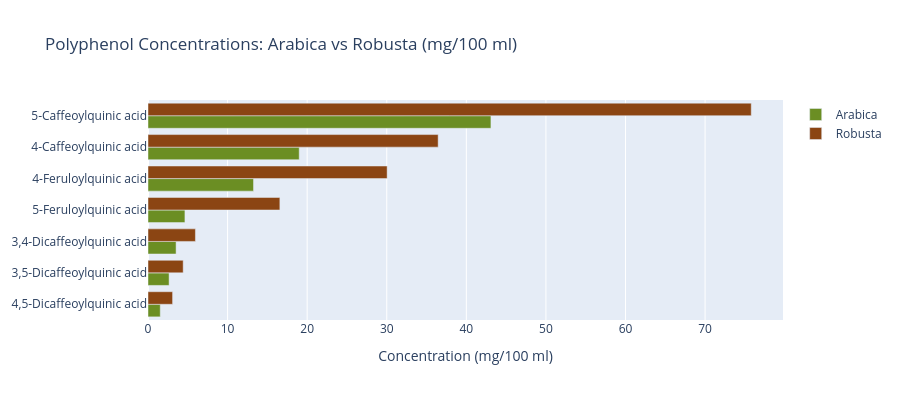

The code cell stored with this chart in its notebook:
### Markdown cell above
---

## 2. Arabica vs Robusta — Two Different Chemical Profiles

Arabica and Robusta aren't just different in taste — they're chemically distinct
species. Understanding these differences matters because variety-level chemical
variation (e.g., Geisha vs Bourbon within Arabica) likely follows similar patterns
at a smaller scale.

### Code cell
# Arabica vs Robusta polyphenol comparison (Phenol-Explorer)
arab_pe = phenol[phenol["food_name"] == "Arabica coffee beverage [Filter]"].set_index("compound_name")["mean_content"]
rob_pe = phenol[phenol["food_name"] == "Robusta coffee beverage [Filter]"].set_index("compound_name")["mean_content"]
both_pe = pd.DataFrame({"Arabica": arab_pe, "Robusta": rob_pe}).dropna().sort_values("Robusta", ascending=True)

fig = go.Figure()
fig.add_trace(go.Bar(name="Arabica", y=both_pe.index, x=both_pe["Arabica"], orientation="h", marker_color="#6B8E23"))
fig.add_trace(go.Bar(name="Robusta", y=both_pe.index, x=both_pe["Robusta"], orientation="h", marker_color="#8B4513"))
fig.update_layout(
    title="Polyphenol Concentrations: Arabica vs Robusta (mg/100 ml)",
    barmode="group", height=400,
    xaxis_title="Concentration (mg/100 ml)",
    yaxis=dict(categoryorder="total ascending"),
)
fig.show()

### Figure 1 — Plotly figure (JSON) as saved in the notebook; plotly's stock layout.template omitted (floating-point values rounded to 4 significant figures)
{"data": [{"marker": {"color": "#6B8E23"}, "name": "Arabica", "orientation": "h", "type": "bar", "x": [1.54, 2.65, 3.53, 4.64, 13.26, 19.0, 43.09], "y": ["4,5-Dicaffeoylquinic acid", "3,5-Dicaffeoylquinic acid", "3,4-Dicaffeoylquinic acid", "5-Feruloylquinic acid", "4-Feruloylquinic acid", "4-Caffeoylquinic acid", "5-Caffeoylquinic acid"]}, {"marker": {"color": "#8B4513"}, "name": "Robusta", "orientation": "h", "type": "bar", "x": [3.09, 4.42, 5.96, 16.57, 30.05, 36.46, 75.8], "y": ["4,5-Dicaffeoylquinic acid", "3,5-Dicaffeoylquinic acid", "3,4-Dicaffeoylquinic acid", "5-Feruloylquinic acid", "4-Feruloylquinic acid", "4-Caffeoylquinic acid", "5-Caffeoylquinic acid"]}], "layout": {"barmode": "group", "height": 400, "title": {"text": "Polyphenol Concentrations: Arabica vs Robusta (mg/100 ml)"}, "xaxis": {"title": {"text": "Concentration (mg/100 ml)"}}, "yaxis": {"categoryorder": "total ascending"}}}
